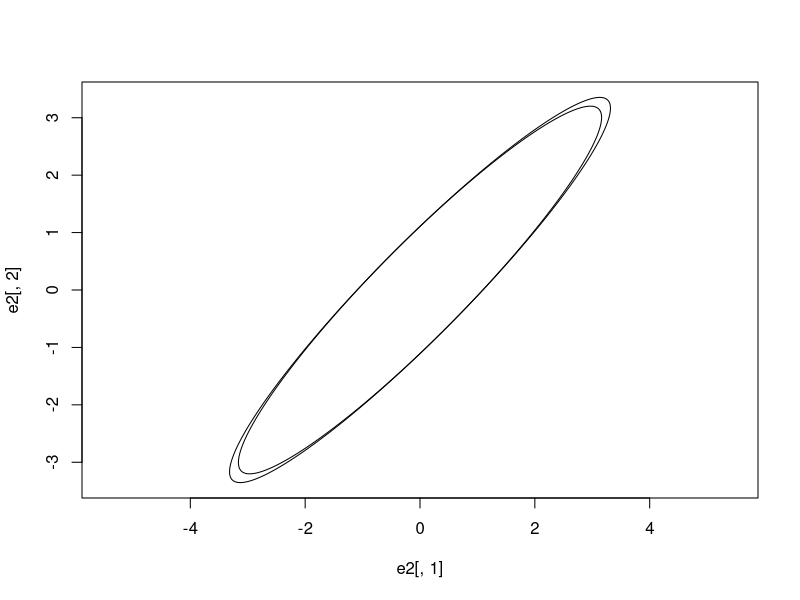
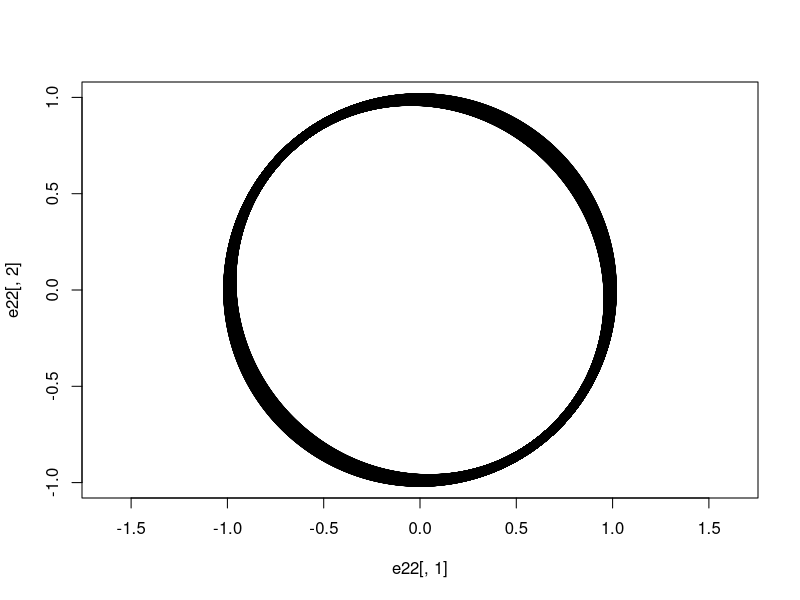
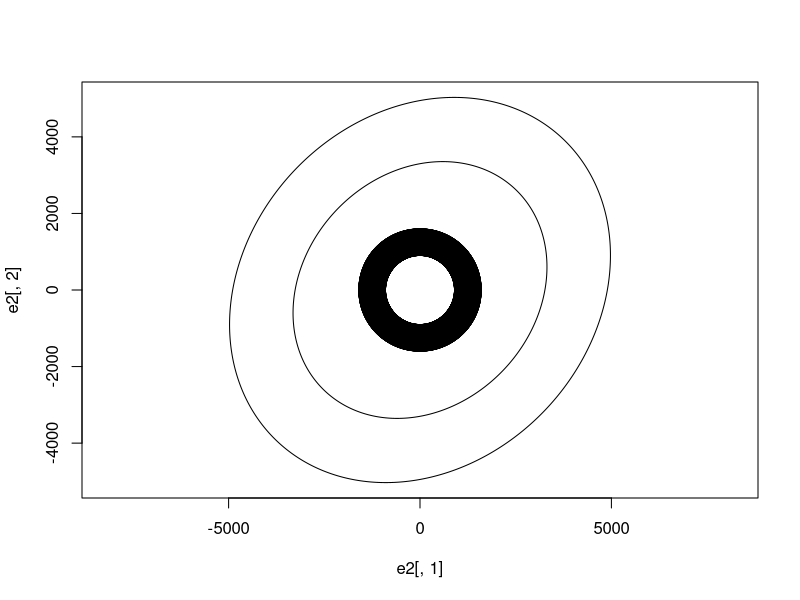

Source code (R) for these figures, in order:
library(optparse)
library(mvtnorm)

get_ball_mesh <- function(m) {
  w <- seq(0, 2 * pi, length.out = m)
  cbind(cos(w), sin(w))
}

sqrtmat <- function(sigma) {
  eigenval <- eigen(sigma)$values
  if (any(eigenval <= 0) || any(sigma != t(sigma))) {
    rlang::abort("`sigma` must be a symmetric positive definite matrix.")
  }
  eigenvec <- eigen(sigma)$vectors
  eigenvec %*% diag(eigenval^0.5) %*% t(eigenvec)
}

tdist_extreme_region <- function(mu, sigma, gamma, p, m) {
  w <- get_ball_mesh(m)
  lambda <- sqrtmat(2 * stats::qf(1 - p, 2, 1 / gamma) * sigma)
  sweep(w %*% t(lambda), 2, mu, "+")
}

ellipse_region <- function(mu, sigma, m) {
  w <- get_ball_mesh(m)
  lambda <- sqrtmat(sigma)
  sweep(w %*% t(lambda), 2, mu, "+")
}

compute_error <- function(real, estimate, m1, m2, f, sigma) {
  l <- solve(sqrtmat(sigma))
  estimate <- estimate %*% t(l)
  real <- real %*% t(l)
  res <- 0
  coord <- matrix(NA, ncol = 2, nrow = m1 * m2)
  
  r_real <- apply(real, 1, norm, type = "2")
  r_estimate <- apply(estimate, 1, norm, type = "2")
  
  ball_real <- sweep(real, 1, r_real, "/")
  ball_estimate <- sweep(estimate, 1, r_estimate, "/")
  
  theta <- rep(NA, m1)
  for (i in 1:m1) {
    theta[i] <- acos(ball_real[i, 1])
    if (ball_real[i, 2] < 0) {
      theta[i] <- 2 * pi - theta[i]
    }
  }
  
  ind <- apply(ball_real %*% t(ball_estimate), 1, which.max)
  r_estimate <- r_estimate[ind]
  
  for (i in 1:m1) {
    r_seq <- seq(min(r_estimate[i], r_real[i]),
                 max(r_estimate[i], r_real[i]),
                 length.out = m2)
    
    x <- r_seq * cos(theta[i])
    y <- r_seq * sin(theta[i])
    coord[((i-1)*m2+1):(i*m2), ] <- cbind(x,y)
    resi <- 0
    for (j in 1:m2) {
      resi <- resi + f(c(x[j], y[j])) * r_seq[j]
    }
    res <- res + abs(r_real[i] - r_estimate[i]) * resi
  }
  list(res = 2 * pi / (m1 * m2) * res, coord = coord)
}

###################### TEST ESTIMATION OF AREA ####################

m <- 1000
mu <- rep(0, 2)
sigma2 <- matrix(c(11, 10.5, 10.5, 11.25), byrow = TRUE, ncol = 2)
sigma1 <- matrix(c(10, 9.5, 9.5, 10.25), byrow = TRUE, ncol = 2)
l <- solve(sqrtmat(sigma2))
sigma1hat <- l %*% sigma1 %*% l
#sigma2 <- matrix(c(14, 0.5, 0.5, 2), byrow = TRUE, ncol = 2)
#sigma2 <- matrix(c(11, 2, 2, 11.25), byrow = TRUE, ncol = 2)

e1 <- ellipse_region(mu, sigma1, m)
e2 <- ellipse_region(mu, sigma2, m)


e11 <- e1 %*% t(l)
e22 <- e2 %*% t(l)

comp <- compute_error(e1, e2, m, 100, function (x) 1, sigma2)
xy <- comp$coord

plot(e2[, 1], e2[, 2], type = "l", asp = 1)
points(e1[, 1], e1[, 2], type = "l")

plot(e22[, 1], e22[, 2], type = "l", asp = 1)
points(e11[, 1], e11[, 2], type = "l")

points(xy[, 1], xy[, 2], pch = 21)

abs(pi - pi * prod(eigen(sigma1hat)$values^(0.5)))
comp$res # Estimate

#################### TEST ESTIMATION OF DENSITY ######################

m <- 1000
mu <- rep(0, 2)
#sigma <- diag(2)
sigma <- matrix(c(11, 10.5, 10.5, 11.25), byrow = TRUE, ncol = 2)
sigma <- matrix(c(2, 0, 0, 2), byrow = TRUE, ncol = 2)
sigma <- matrix(c(11, 2, 2, 11.25), byrow = TRUE, ncol = 2)
#sigma <- matrix(c(4, 0, 0, 2), byrow = TRUE, ncol = 2)
gamma <- 1
p <- c(1 / 1000, 1 / 1500)

e1 <- tdist_extreme_region(mu, sigma, gamma, p[1], m)
e2 <- tdist_extreme_region(mu, sigma, gamma, p[2], m)

# Real prob mass
p_diff_real <- (1 - p[2]) - (1 - p[1])

f <- function(x) {
  dmvt(x, mu, diag(2), df = 1 / gamma, log = FALSE)
}

comp <- compute_error(e1, e2, m, 100, f, sigma)

xy <- comp$coord

plot(e2[, 1], e2[, 2], type = "l", asp = 1)
points(e1[, 1], e1[, 2], type = "l")
points(xy[, 1], xy[, 2], pch = 21)

p_diff_real
comp$res
